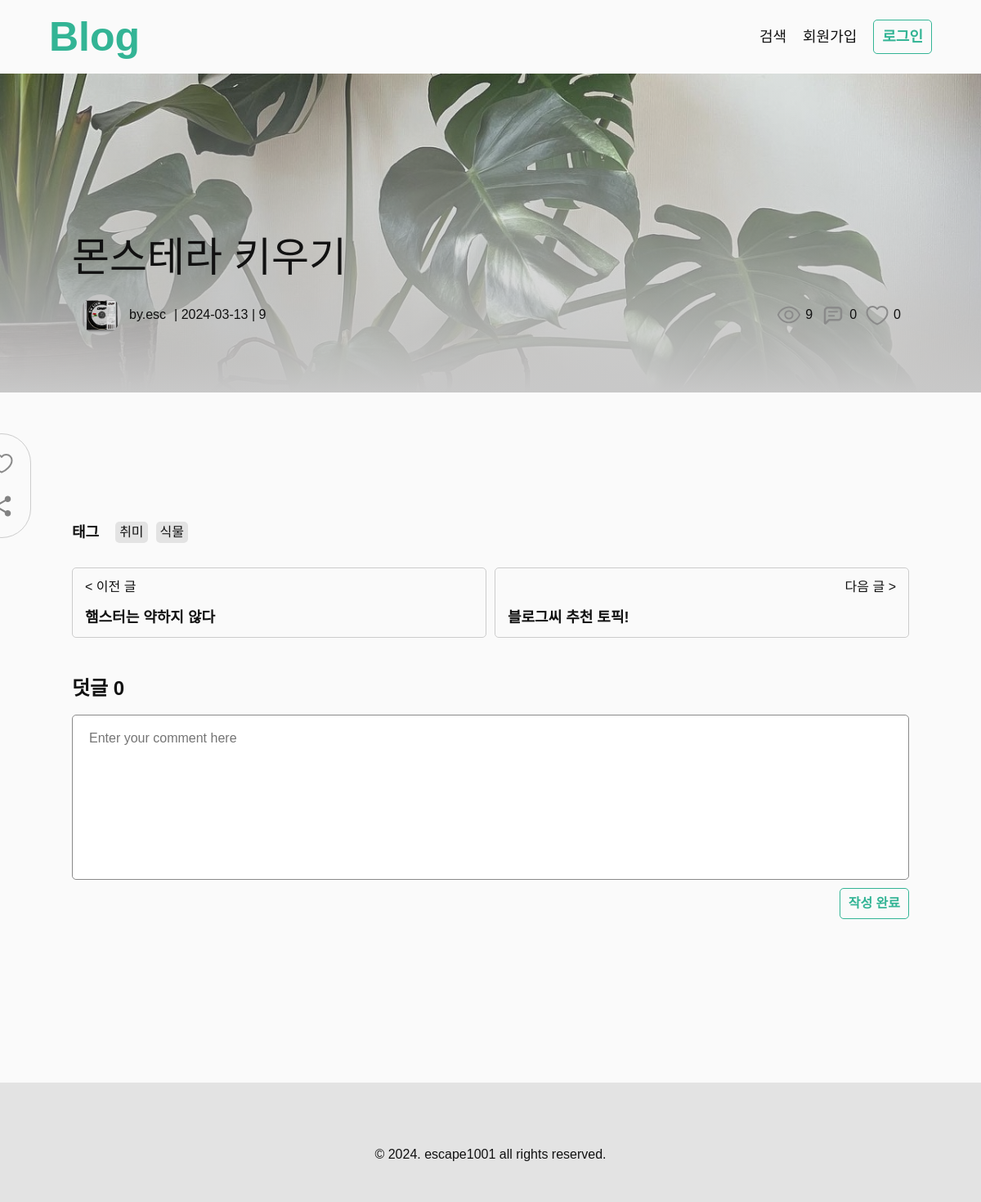
The app's page /post/4/ with its own data.
### blog/models.py (models this page shows, shortened)
class Post(models.Model):
    title=models.CharField(max_length=50)
    contents=tinymce_models.HTMLField()
    thumbnail_image = models.ImageField(
        upload_to="post/thumbnails/%Y/%m/%d/", blank=True
    )
    created_at = models.DateTimeField(auto_now_add=True)
    updated_at = models.DateTimeField(auto_now=True)
    author = models.ForeignKey(
        User, on_delete=models.CASCADE
    )
    tags = models.ManyToManyField('Tag', blank=True)
    view_count = models.PositiveIntegerField(default=0)

class Tag(models.Model):
    name = models.CharField(max_length=50, unique=True)

### accounts/models.py (models this page shows, shortened)
class Profile(models.Model):
    user = models.ForeignKey(
        User, on_delete=models.CASCADE
    )
    nickname = models.CharField(max_length=10)
    introduce = models.CharField(max_length=150)
    profile_image = models.ImageField(
        upload_to="profile/%Y/%m/%d/", blank=True
    )

### blog/views.py (the view, shortened to what this page needs)
class PostDetail(DetailView):
    model = Post
    def get_object(self, queryset=None):
        pk = self.kwargs.get('pk')
        post = get_object_or_404(Post, pk=pk)
        post.view_count += 1
        post.save()
        return super().get_object(queryset)
    def get_context_data(self, **kwargs):
        user = self.request.user
        context = super().get_context_data(**kwargs)
        context['form'] = CommentForm()
        current_post = self.object
        prev_post = Post.objects.filter(pk__lt=current_post.pk).order_by('-pk').first()
        next_post = Post.objects.filter(pk__gt=current_post.pk).order_by('-pk').first()
        try:
            author_info = Profile.objects.get(user=current_post.author)
            context['author_info'] = author_info
        except Profile.DoesNotExist:
            pass
        try :
            liked = bool(Like.objects.filter(post=current_post, author=user))
            context['liked'] = liked
        except:
            pass
        context['prev_post'] = prev_post
        context['next_post'] = next_post
        return context

### blog/forms.py
class CommentForm(forms.ModelForm):
    class Meta :
        model = Comment # form과 model 연결
        fields = ['contents']
        widgets = {
            'contents': forms.Textarea(attrs={'placeholder': 'Enter your comment here'}),
        }

### accounts/context_processors.py (called while the page is built)
def profile_info(request):
    profile = None
    if request.user.is_authenticated:
        try:
            profile = Profile.objects.get(user=request.user)
        except Profile.DoesNotExist:
            pass
    return {'profile': profile}

### templates/blog/post_detail.html (shortened to what this page needs)
{% extends "base/base.html" %}
{% load static %}
{% block content %}
<main class="post-detail-wrapper">
    <section class="title-area">
        {% if post.thumbnail_image %}
        <img class="thumbnail-image" src="{{post.thumbnail_image.url}}" alt="">
        {% endif %}
        <h2 class="center-content">{{post.title}}</h2>
        <div class="info-area center-content">
            <p>
                <a href="{% url "userhome" post.author %}">
                    {% if author_info.profile_image %}
                    <img class="profile-image" src="{{author_info.profile_image.url}}">
                    {% else %}
                    <img class="profile-image" src="{% static "assets/default_profile.png" %}">
                    {% endif %}
                    by.{{post.author}}
                </a>
                 | {{post.created_at|date:"Y-m-d"}}
                 | {{post.view_count}}
            </p>
            <div class="right-area">
                <ul>
                    <li>
                        <img src="{% static "assets/icon_view.svg" %}" alt="view">
                        {{post.view_count}}
                    </li>
                    <li>
                        <img src="{% static "assets/icon_comment.svg" %}" alt="comment">
                        {{post.comments.count}}
                    </li>
                    <li>
                        <img src="{% static "assets/icon_like.svg" %}" alt="like">
                        {{post.likes.count}}
                    </li>
                </ul>
            </div>
        </div>
    </section>
    <section class="post-area center-content">
        <aside>
            <form action="{% url "post_like" post.pk %}" method="POST">
                <button>
                    {% if liked %}
                    <img src="{% static "assets/icon_liked.svg" %}" alt="liked">
                    {% else %}
                    <img src="{% static "assets/icon_like.svg" %}" alt="like">
                    {% endif %}
                </button>
            </form>
            <button class="share-btn">
                <img src="{% static "assets/icon_share.svg" %}" alt="share">
            </button>
        </aside>
        <article>
            <div class="post-contents">{{post.contents|safe}}</div>
            {% if post.tags.all %}
            <div class="tag-area">
                <p>태그</p>
                <ul class="tag-list">
                    {% for tag in post.tags.all %}
                    <li>{{tag.name}}</li>
                    {% endfor %}
                </ul>
            </div>
            {% endif %}
            <div class="nav-area">
                {% if prev_post %}
                <a class="prev" href="{% url "post_detail" prev_post.pk %}">
                    <p>&lt; 이전 글</p>
                    <p>{{prev_post.title}}</p>
                </a>
                {% endif %}
                {% if next_post %}
                <a class="next" href="{% url "post_detail" next_post.pk %}">
                    <p>다음 글 &gt;</p>
                    <p>{{next_post.title}}</p>
                </a>
                {% endif %}
            </div>
        </article>
        <article class="comment-area">
            <h3 class="section-title">덧글 {{post.comments.all.count}}</h3>
            <form class="comment-create-form" method="POST">
                {{form.contents}}
                <div class="btn-area">
                    <button class="default-btn">작성 완료</button>
                </div>
            </form>
        </article>
    </section>
</main>
{% endblock %}

### static/style/common.css (style rules this page uses)
:root { --color-point:#33b495; --color-point-2:#93e9d3; --color-black:#000000; --color-dark:#111111; --color-white:#ffffff; --color-light:#fafafa; --color-dark-grey:#8a8a8a; --color-mid-grey:#cccccc; --color-light-grey:#e3e3e3; --font-size-huge : 5rem; --font-size-bigger : 2.4rem; --font-size-big : 1.8rem; --font-size-default : 1.6rem; --font-size-small : 1.4rem; --font-size-smaller : 1.2rem; --container-max-width : 1024px; }
* { box-sizing: border-box; }
html { height:100%; font-size: 10px; }
body { height:100%; font-size: var(--font-size-default); font-family: sans-serif; color: var(--color-dark); background-color: var(--color-light); }
.center-content { width: 90%; max-width: var(--container-max-width); margin:0 auto; }
.section-title { font-size: var(--font-size-bigger); font-weight: 600; padding-bottom: 2rem; }
.tag-list { display: flex; gap:1rem; border-radius: 1rem; }
.tag-list li { padding:.5rem; background-color: var(--color-light-grey); border-radius: .5rem; }
.default-btn { padding:1rem; font-weight: 600; color: var(--color-point); border-radius: .5rem; border:1px solid var(--color-point); transition: all .2s ease-in-out; }
main { min-height: 100vh; }
.post-detail-wrapper .title-area { padding:20rem 0 5rem; background-image: linear-gradient(to top, rgba(200,200,200, 1) 0%, rgba(200,200,200, 0.2) 100%); position: relative; }
.post-detail-wrapper .title-area .thumbnail-image { width: 100%; height: 100%; object-fit: cover; position: absolute; left: 0; top:0; z-index: -1; }
.post-detail-wrapper .title-area h2 { font-size: var(--font-size-huge); position: relative; z-index: 1; }
.post-detail-wrapper .title-area .info-area { padding: 2rem 1rem; display: flex; align-items: center; justify-content: space-between; position: relative; z-index: 1; }
.post-detail-wrapper .title-area .info-area p, .post-detail-wrapper .title-area .info-area p a { display: flex; align-items: center; gap:1rem; }
.post-detail-wrapper .title-area .info-area p .profile-image { width: 5rem; height: 5rem; border-radius: 50%; object-fit: cover; }
.post-detail-wrapper .title-area .right-area { display: flex; align-items: center; gap:2rem; }
.post-detail-wrapper .title-area .right-area ul { display: flex; align-items: center; gap:1rem; }
.post-detail-wrapper .title-area .right-area li { display: flex; gap:.5rem; align-items: center; }
.post-detail-wrapper .title-area .right-area li img { width: 3rem; height: 3rem; object-fit: contain; }
.post-detail-wrapper .post-area { padding-bottom:5rem; position: relative; }
.post-detail-wrapper .post-area .post-contents { padding-bottom: 3rem; }
.post-detail-wrapper .post-area .tag-area { display: flex; align-items: center; gap:2rem; }
.post-detail-wrapper .post-area .tag-area p { font-weight: 600; font-size: var(--font-size-big); }
.post-detail-wrapper .post-area .nav-area { padding-top: 3rem; width: 100%; display: flex; gap:1rem; }
.post-detail-wrapper .post-area .nav-area a { display: block; width: calc((100% - 1rem) / 3); padding:1.5rem; border: 1px solid var(--color-mid-grey); border-radius: .5rem; flex-grow: 1; }
.post-detail-wrapper .post-area .nav-area .next p:first-child { text-align: right; }
.post-detail-wrapper .post-area .nav-area p:last-child { padding-top: 2rem; font-weight: 600; font-size: var(--font-size-big); }
.post-detail-wrapper .comment-area { padding-top: 5rem; }
.post-detail-wrapper .comment-area form { display: flex; flex-direction: column; gap:1rem; align-items: flex-end; }
.post-detail-wrapper .comment-area form textarea { flex-grow: 1; width: 100%; padding:2rem; border-color: var(--color-dark-grey); border-radius: .5rem; }
.post-detail-wrapper .post-area aside { position: sticky; left:0; top:0; transform: translate(-100%, 5rem); border: 1px solid var(--color-mid-grey); display: inline-block; padding:2rem; border-radius: 10rem; margin-left: -5rem; display: inline-flex; flex-direction: column; gap: 2rem; align-items: center; }
.post-detail-wrapper .post-area aside img { width: 3rem; height: 3rem; object-fit: contain; }

### records on screen
Post: thumbnail_image (picture), title "몬스테라 키우기", author "esc", created_at "2024-03-13", view_count "9", comments.count "0", likes.count "0", comments.all.count "0"
Profile: profile_image (picture)
Tag: name "취미"
Tag: name "식물"
Post: title "햄스터는 약하지 않다"
Post: title "블로그씨 추천 토픽!"
